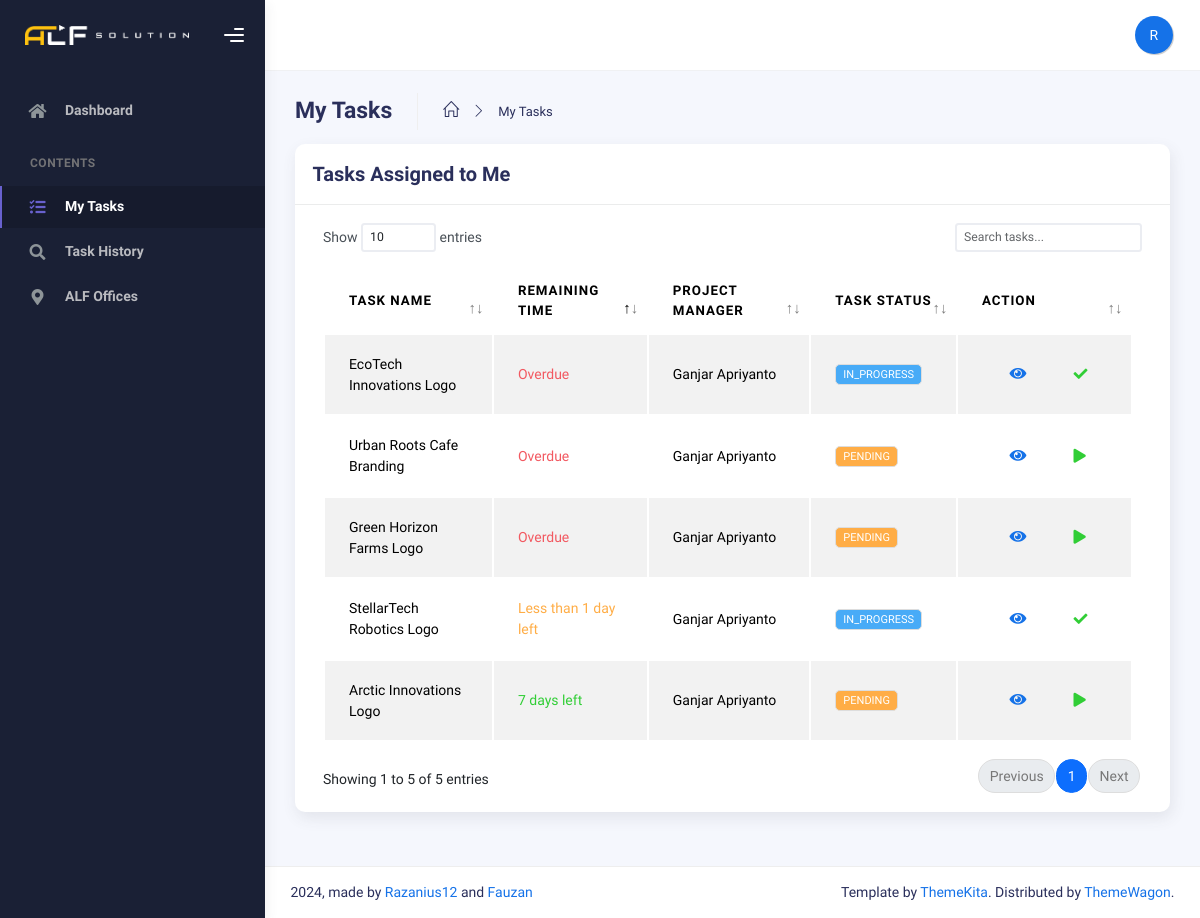
/index.php?page=task (signed in), run on an earlier commit of the app's database.
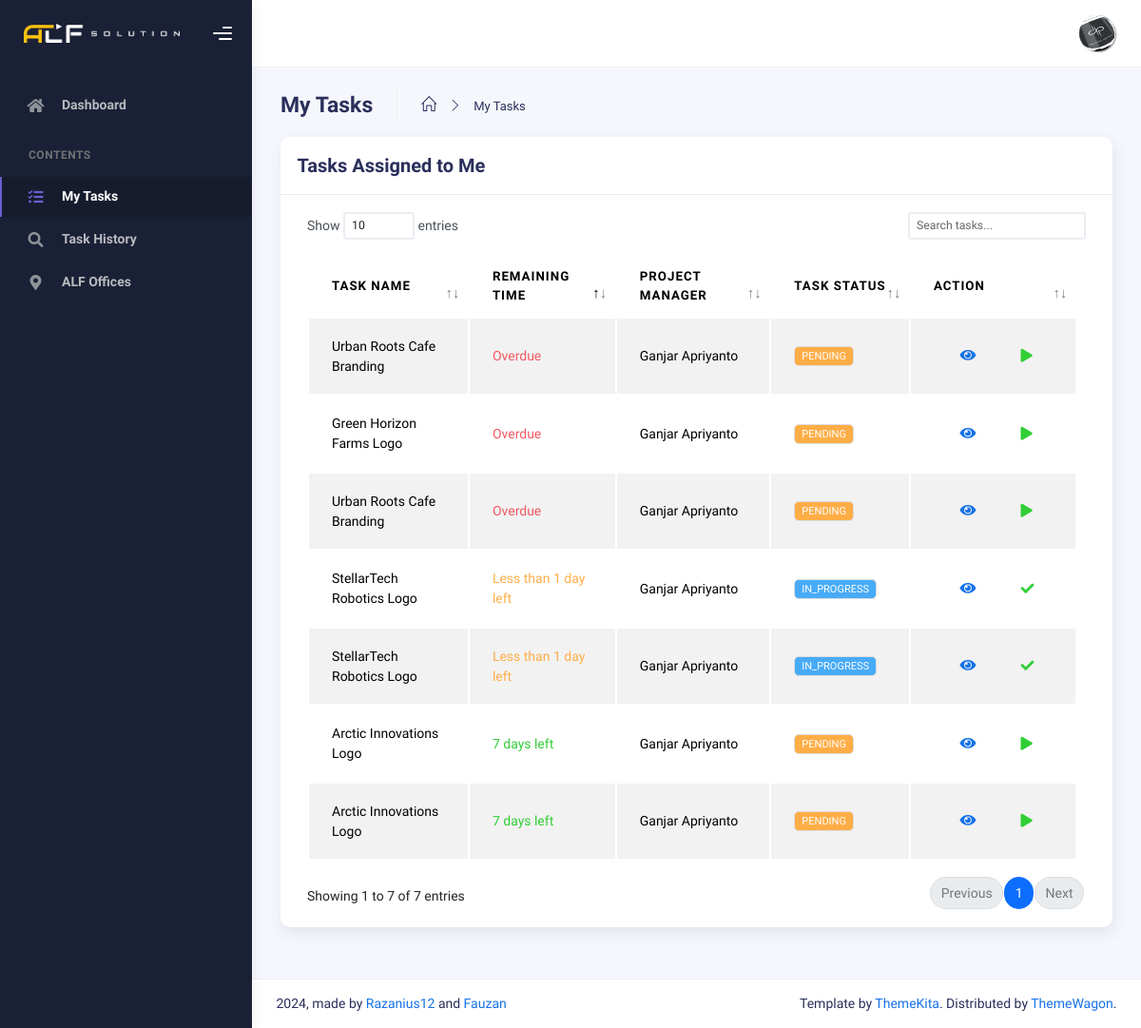
And on a later commit of the database.
### tables this page shows
CREATE TABLE `orders` (
  `id_order` int(11) NOT NULL,
  `project_manager_id` int(11) DEFAULT NULL,
  `worker_id` int(11) DEFAULT NULL,
  `order_name` varchar(255) DEFAULT NULL,
  `description` text DEFAULT NULL,
  `start_date` datetime DEFAULT NULL,
  `finished_at` datetime DEFAULT NULL,
  `deadline` date DEFAULT NULL,
  `status` enum('PENDING','IN_PROGRESS','COMPLETED','CANCELLED') DEFAULT 'PENDING',
  `order_price` int(255) DEFAULT NULL,
  `attachment_id` int(11) DEFAULT NULL
);

### main/pages/task.php (the view, shortened to what the changed rows need)
<?php
require 'config/database.php';
$currentWorkerId = $_SESSION['user_id'];
$stmt = mysqli_prepare($conn, "SELECT
           o.id_order,
           o.order_name,
           o.status,
           o.start_date,
           o.deadline,
           o.description,
           a.name_admin AS project_manager
          FROM
           orders o
          LEFT JOIN
           admins a ON o.project_manager_id = a.id_admin
          LEFT JOIN
           workers w ON o.worker_id = w.id_worker
          WHERE
          o.worker_id = ? AND o.status IN ('IN_PROGRESS', 'PENDING')");
mysqli_stmt_bind_param($stmt, "i", $currentWorkerId);
mysqli_stmt_execute($stmt);
$result = mysqli_stmt_get_result($stmt);
function getStatusBadgeClass($status)
{
 switch (strtoupper($status)) {
  case 'IN_PROGRESS':
   return 'info';
  case 'PENDING':
   return 'warning';
 }
}
?>
<div class="container">
 <div class="page-inner">
  <div class="page-header mb-0">
   <h3 class="fw-bold mb-3">My Tasks</h3>
   <ul class="breadcrumbs mb-3">
    <li class="nav-home">
     <a href="index.php">
      <i class="icon-home"></i>
     </a>
    </li>
    <li class="separator">
     <i class="icon-arrow-right"></i>
    </li>
    <li class="nav-item">
     <a href="index.php?page=task">My Tasks</a>
    </li>
   </ul>
  </div>
  <div class="row">
   <div class="col-md-12">
    <div class="card">
     <div class="card-header">
      <div class="d-flex align-items-center">
       <h4 class="card-title">Tasks Assigned to Me</h4>
      </div>
     </div>
     <div class="card-body">
      <div class="table-responsive">
       <table id="task-table" class="display table table-striped table-hover">
        <thead>
         <tr>
          <th>Task Name</th>
          <th>Remaining Time</th>
          <th>Project Manager</th>
          <th>Task Status</th>
          <th style="width: 10%">Action</th>
         </tr>
        </thead>
        <tbody>
         <?php
         while ($task = mysqli_fetch_assoc($result)): ?>
          <tr>
           <td><?= htmlspecialchars($task['order_name']) ?></td>
           <td>
            <?php
            $deadlineDate = new DateTime($task['deadline']);
            $now = new DateTime();
            if (htmlspecialchars($task['status']) == 'COMPLETED') {
             echo '<span class="text-success">Completed</span>';
            } else if (htmlspecialchars($task['status']) == 'CANCELLED') {
             echo '<span class="text-danger">Cancelled</span>';
            } else {
             $nowDate = new DateTime($now->format('Y-m-d'));
             if ($nowDate > $deadlineDate) {
              echo '<span class="text-danger">Overdue</span>';
             } else if ($nowDate == $deadlineDate) {
              echo '<span class="text-warning">Less than 1 day left</span>';
             } else {
              $interval = $nowDate->diff($deadlineDate);
              $daysLeft = $interval->days;
              if ($daysLeft > 1) {
               $timeLeft = "$daysLeft days left";
               echo '<span class="text-success">' . htmlspecialchars($timeLeft) . '</span>';
              } else {
               echo '<span class="text-warning">Less than 1 day left</span>';
              }
             }
            }
            ?>
           </td>
           <td><?= htmlspecialchars($task['project_manager'] ?? 'N/A') ?></td>
           <td>
            <span class="badge bg-<?= getStatusBadgeClass($task['status']) ?>">
             <?= htmlspecialchars($task['status']) ?>
            </span>
           </td>
           <td>
            <div class="form-button-action">
             <button type="button" class="btn btn-link btn-primary btn-lg" data-task-id="<?= $task['id_order'] ?>"
              data-task-name="<?= htmlspecialchars($task['order_name']) ?>"
              data-task-description="<?= htmlspecialchars($task['description'] ?? '') ?>"
              data-task-status="<?= htmlspecialchars($task['status']) ?>" onclick="showTaskDetails(this)">
              <i class="fa fa-eye"></i>
             </button>
             <?php if ($task['status'] === 'PENDING'): ?>
              <button type="button" class="btn btn-link btn-success" onclick="takeOrder(<?= $task['id_order'] ?>)">
               <i class="fa fa-play"></i>
              </button>
             <?php elseif ($task['status'] === 'IN_PROGRESS'): ?>
              <button type="button" class="btn btn-link btn-success" onclick="markTaskComplete(<?= $task['id_order'] ?>)">
               <i class="fa fa-check"></i>
              </button>
             <?php endif; ?>
            </div>
           </td>
          </tr>
         <?php endwhile; ?>
        </tbody>
       </table>
      </div>
     </div>
    </div>
   </div>
  </div>
 </div>
</div>

### main/bars/sidebar.php (shortened to what the changed rows need)
<?php
$currentPage = $_GET['page'] ?? 'dashboard';
$mainSidebarItems = [
 'dashboard' => [
  'icon' => 'fas fa-home',
  'label' => 'Dashboard',
  'url' => './index.php?page=dashboard',
  'roles' => ['admin', 'worker']
 ],
 'admins' => [
  'icon' => 'fas fa-users-cog',
  'label' => 'Admins',
  'url' => 'index.php?page=admins',
  'roles' => ['admin']
 ]
];
$contentSidebarItems = [
 'workers' => [
  'icon' => 'fas fa-pen-square',
  'label' => 'Workers',
  'url' => 'index.php?page=workers',
  'roles' => ['admin'],
  'submenu' => ($currentPage === 'addNewPosition') ? [
   'addNewPosition' => [
    'icon' => 'fas fa-plus-circle',
    'label' => 'Add New Position',
    'url' => 'index.php?page=addNewPosition',
    'roles' => ['admin']
   ]
  ] : []
 ],
 'task' => [
  'icon' => 'fas fa-tasks',
  'label' => 'My Tasks',
  'url' => 'index.php?page=task',
  'roles' => ['worker']
 ],
 'history' => [
  'icon' => 'fas fa-search',
  'label' => 'Task History',
  'url' => 'index.php?page=history',
  'roles' => ['worker']
 ],
 'orderData' => [
  'icon' => 'fas fa-table',
  'label' => 'Order Data',
  'url' => 'index.php?page=orderData',
  'roles' => ['admin']
 ],
 'alfOffices' => [
  'icon' => 'fas fa-map-marker-alt',
  'label' => 'ALF Offices',
  'url' => 'index.php?page=alfOffices',
  'roles' => ['admin', 'worker']
 ],
 'monthlyRecap' => [
  'icon' => 'far fa-chart-bar',
  'label' => 'Monthly Recap',
  'url' => 'index.php?page=monthlyRecap',
  'roles' => ['admin']
 ]
];
function renderSidebarItems($items, $currentPage, $currentUser)
{
 foreach ($items as $page => $item) {
  $hasAccess = isset($item['roles']) &&
   in_array($currentUser['role'], $item['roles']);
  if (!$hasAccess)
   continue;
  $isActive = ($currentPage === $page);
  $hasSubmenu = isset($item['submenu']) && !empty($item['submenu']);
  ?>
  <li class="nav-item <?= $isActive ? 'active' : '' ?>">
   <?php if ($hasSubmenu): ?>
    <div class="nav-link-wrapper">
     <a href="<?= $item['url'] ?>" class="nav-link">
      <i class="<?= $item['icon'] ?>"></i>
      <p><?= $item['label'] ?></p>
     </a>
     <a href="#<?= $page ?>Submenu" class="submenu-toggle" data-bs-toggle="collapse">
      <span class="caret"></span>
     </a>
    </div>
    <div class="collapse <?= ($currentPage === $page ||
     array_key_exists($currentPage, $item['submenu'])) ? 'show' : '' ?>" id="<?= $page ?>Submenu">
     <ul class="nav nav-collapse">
      <?php
      if (isset($item['submenu'])) {
       foreach ($item['submenu'] as $subPage => $subItem):
        $hasSubAccess = isset($subItem['roles']) &&
         in_array($currentUser['role'], $subItem['roles']);
        if (!$hasSubAccess)
         continue;
        ?>
        <li class="<?= ($currentPage === $subPage) ? 'active' : '' ?>">
         <a href="<?= $subItem['url'] ?>" style="
         padding-top: 0px !important;
         padding-right: 0px !important;
         padding-bottom: 0px !important;
         padding-left: 25px !important;
         margin-bottom: -10px !important;">
          <i class="<?= $subItem['icon'] ?>" style="margin-left: 25px;"></i>
          <p><?= $subItem['label'] ?></p>
         </a>
        </li>
        <?php
       endforeach;
      }
      ?>
     </ul>
    </div>
   <?php else: ?>
    <a href="<?= $item['url'] ?>" class="nav-link">
     <i class="<?= $item['icon'] ?>"></i>
     <p><?= $item['label'] ?></p>
    </a>
   <?php endif; ?>
  </li>
  <?php
 }
}
?>
<div class="sidebar" data-background-color="dark">
 <div class="sidebar-wrapper scrollbar scrollbar-inner">
  <div class="sidebar-content">
   <ul class="nav nav-secondary">
    <?php renderSidebarItems($mainSidebarItems, $currentPage, $currentUser); ?>
    <?php renderSidebarItems($contentSidebarItems, $currentPage, $currentUser); ?>
   </ul>
  </div>
 </div>
</div>

### main/bars/navbar.php (shortened to what the changed rows need)
<div class="main-header">
 <nav class="navbar navbar-header navbar-header-transparent navbar-expand-lg border-bottom">
  <div class="container-fluid">
   <ul class="navbar-nav topbar-nav ms-md-auto align-items-center">
    <li class="nav-item topbar-user dropdown hidden-caret">
     <a class="dropdown-toggle profile-pic" data-bs-toggle="dropdown" href="#" aria-expanded="false">
      <div class="avatar-sm">
       <?php if (!empty($currentUser['profile_pic'])): ?>
        <div
         class="avatar-img-container rounded-circle bg-primary text-white d-flex align-items-center justify-content-center">
         <img src="<?= htmlspecialchars($currentUser['profile_pic']) ?>" class="avatar-img rounded-circle"
          alt="Profile Picture">
        </div>
       <?php else: ?>
        <div class="avatar-img rounded-circle bg-primary text-white d-flex align-items-center justify-content-center">
         <?= strtoupper(substr($currentUser['name'] ?? 'U', 0, 1)) ?>
        </div>
       <?php endif; ?>
      </div>
     </a>
    </li>
   </ul>
  </div>
 </nav>
</div>

What changed in the data, as far as the page shows it:
no longer on this page (row edited): orders: order_name "EcoTech Innovations Logo", deadline "Overdue", project_manager.name_admin "Ganjar Apriyanto", status "IN_PROGRESS"
added orders: order_name "Urban Roots Cafe Branding", deadline "Overdue", project_manager.name_admin "Ganjar Apriyanto", status "PENDING"
added orders: order_name "StellarTech Robotics Logo", deadline "Less than 1 day left", project_manager.name_admin "Ganjar Apriyanto", status "IN_PROGRESS"
added orders: order_name "Arctic Innovations Logo", deadline "7 days left", project_manager.name_admin "Ganjar Apriyanto", status "PENDING"
Also different on the page:
text written by a page script: "Show entries Showing 1 to 5 of 5 entries Previous 1 Next" → "Show entries Showing 1 to 7 of 7 entries Previous 1 Next"
substr($currentUser['name'] ?? 'U', 0, 1): "R" → (not shown)
